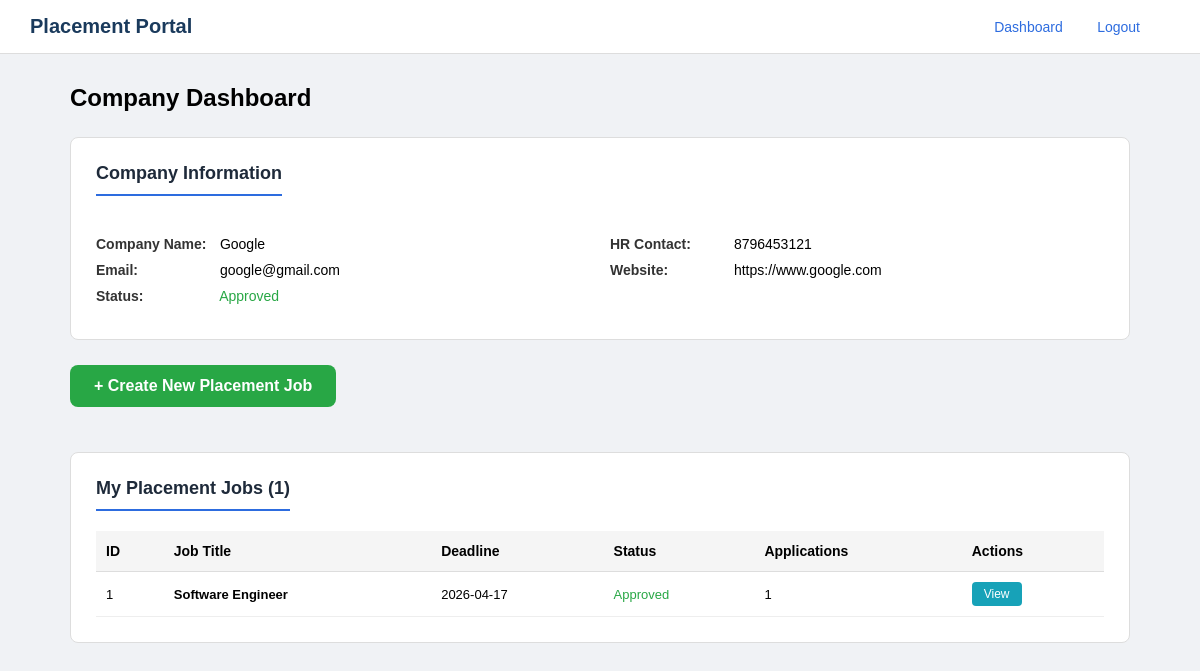
Screenshot of /company_dashboard (signed in) with the database file from the repository.
### tables this page shows
CREATE TABLE companies (
        id INTEGER PRIMARY KEY AUTOINCREMENT,
        name TEXT,
        email TEXT,
        password TEXT,
        hr_contact TEXT,
        website TEXT,
        status TEXT DEFAULT 'Pending'
    );

CREATE TABLE jobs (
        id INTEGER PRIMARY KEY AUTOINCREMENT,
        company_id INTEGER,
        title TEXT,
        description TEXT,
        eligibility TEXT,
        deadline TEXT,
        status TEXT DEFAULT 'Pending'
    );

### app.py (the view)
@app.route('/company_dashboard')
def company_dashboard():
    if 'company_id' not in session:
        return redirect('/login')
    company_id = session['company_id']
    conn = sqlite3.connect('database.db')
    cursor = conn.cursor()
    cursor.execute("SELECT * FROM companies WHERE id=?", (company_id,))
    company = cursor.fetchone()
    cursor.execute('''
    SELECT jobs.*, COUNT(applications.id) as app_count
    FROM jobs
    LEFT JOIN applications ON jobs.id = applications.job_id
    WHERE jobs.company_id=?
    GROUP BY jobs.id
    ''', (company_id,))
    jobs = cursor.fetchall()
    conn.close()
    return render_template('company_dashboard.html',
                       name=session['company_name'],
                       company_email=company[2],
                       hr_contact=company[4],
                       website=company[5],
                       company_status=company[6],
                       jobs=jobs)

### templates/company_dashboard.html (shortened to what this page needs)
<!DOCTYPE html>
<html>
<head>
    <link rel="stylesheet" href="{{ url_for('static', filename='style.css') }}">
</head>
<body>
    <div class="navbar">
        <span class="logo">Placement Portal</span>
        <div>
            <a href="/company_dashboard" class="nav-link">Dashboard</a>
            <a href="/logout" class="nav-link">Logout</a>
        </div>
    </div>
    <div class="container">
        <h1 class="dashboard-title">Company Dashboard</h1>
        <div class="card section-margin">
            <h3>Company Information</h3>
            <div class="company-info">
                <div class="company-info-left">
                    <p><strong>Company Name:</strong> {{ name }}</p>
                    <p><strong>Email:</strong> {{ company_email }}</p>
                    <p><strong>Status:</strong>
                        {% if company_status == 'Approved' %}
                            <span class="status-approved">Approved</span>
                        {% elif company_status == 'Rejected' %}
                            <span class="status-rejected">Rejected</span>
                        {% else %}
                            <span class="status-pending">Pending</span>
                        {% endif %}
                    </p>                </div>
                <div class="company-info-right">
                    <p><strong>HR Contact:</strong> {{ hr_contact or 'Not provided' }}</p>
                    <p><strong>Website:</strong> {{ website or 'Not provided' }}</p>
                </div>
            </div>
        </div>
        <div>
            <a href="/post_job" class="create-job-btn">+ Create New Placement Job</a>
        </div>
        <div class="card">
            <h3>My Placement Jobs ({{ jobs|length }})</h3>
            {% if jobs %}
            <table class="admin-table">
                <thead>
                    <tr>
                        <th>ID</th>
                        <th>Job Title</th>
                        <th>Deadline</th>
                        <th>Status</th>
                        <th>Applications</th>
                        <th>Actions</th>
                    </tr>
                </thead>
                <tbody>
                    {% for job in jobs %}
                    <tr>
                        <td>{{ job[0] }}</td>
                        <td><strong>{{ job[2] }}</strong></td>
                        <td>{{ job[5] }}</td>
                        <td>
                            {% if job[6] == 'Approved' %}
                            <span class="status-approved">Approved</span>
                            {% else %}
                            <span class="status-pending">Pending</span>
                            {% endif %}
                        </td>
                        <td>{{ job[7] if job|length > 7 else 0 }}</td>
                        <td>
                            <a href="/view_applicants/{{ job[0] }}" class="btn-view">View</a>
                        </td>
                    </tr>
                    {% endfor %}
                </tbody>
            </table>
            {% else %}
            <p class="empty-state">No placement jobs created yet.</p>
            {% endif %}
        </div>
    </div>
</body>
</html>

### static/style.css (style rules this page uses)
* { margin: 0; padding: 0; box-sizing: border-box; }
body { font-family: Arial, sans-serif; background: #f0f2f5; }
.navbar { background: white; padding: 15px 30px; display: flex; justify-content: space-between; align-items: center; border-bottom: 1px solid #ddd; }
.navbar a { margin-right: 30px; }
.logo { font-size: 20px; font-weight: bold; color: #1a3a5c; }
.nav-link { color: #2d6cdf; text-decoration: none; font-size: 14px; }
.container { max-width: 1100px; margin: 0 auto; padding: 30px 20px; }
.card { background: white; border-radius: 8px; border: 1px solid #ddd; padding: 25px; }
.card { position: relative; margin-top: 20px; }
.admin-table { width: 100%; border-collapse: collapse; }
.admin-table th { background: #f5f5f5; padding: 12px 10px; text-align: left; border-bottom: 1px solid #ddd; font-size: 14px; font-weight: bold; }
.admin-table td { padding: 10px; border-bottom: 1px solid #eee; font-size: 13px; }
.btn-view { background: #17a2b8; color: white; padding: 5px 12px; border-radius: 4px; text-decoration: none; font-size: 12px; display: inline-block; }
.company-info { display: flex; flex-wrap: wrap; gap: 20px; margin-top: 20px; }
.company-info-left, .company-info-right { flex: 1; }
.company-info p { margin-bottom: 10px; font-size: 14px; }
.company-info strong { color: #333; width: 120px; display: inline-block; }
.create-job-btn { display: inline-block; background: #28a745; color: white; padding: 12px 24px; border-radius: 8px; text-decoration: none; font-weight: bold; margin-bottom: 25px; }
.status-approved { color: #28a745; }
.dashboard-title { margin-bottom: 25px; font-size: 24px; }
.section-margin { margin-bottom: 25px; }
.card h3 { font-size: 18px; margin-bottom: 20px; color: #1e2a3a; border-bottom: 2px solid #2d6cdf; padding-bottom: 10px; display: inline-block; }

### rows the page displays
companies: email "google@gmail.com", hr_contact "8796453121", website "https://www.google.com"
jobs: id "1", title "Software Engineer", deadline "2026-04-17", status "Approved", job "1"

### other values shown
{{ name }} "Google"
{{ jobs|length }} "1"
